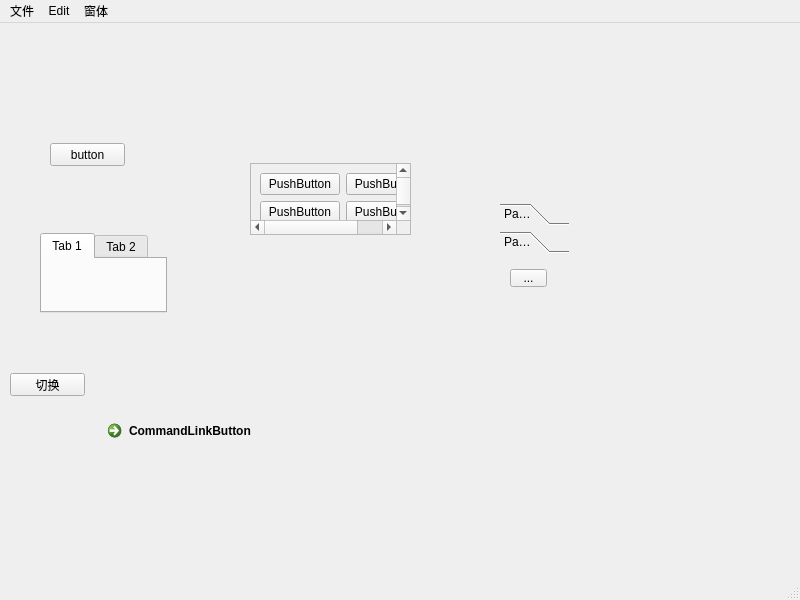
<?xml version="1.0" encoding="UTF-8"?>
<ui version="4.0">
 <class>MainWindow</class>
 <widget class="QMainWindow" name="MainWindow">
  <property name="geometry">
   <rect>
    <x>0</x>
    <y>0</y>
    <width>800</width>
    <height>600</height>
   </rect>
  </property>
  <property name="windowTitle">
   <string>MainWindow</string>
  </property>
  <widget class="QWidget" name="centralwidget">
   <widget class="QPushButton" name="MyButton">
    <property name="geometry">
     <rect>
      <x>50</x>
      <y>120</y>
      <width>75</width>
      <height>23</height>
     </rect>
    </property>
    <property name="text">
     <string>button</string>
    </property>
   </widget>
   <widget class="QScrollArea" name="scrollArea">
    <property name="geometry">
     <rect>
      <x>250</x>
      <y>140</y>
      <width>161</width>
      <height>72</height>
     </rect>
    </property>
    <property name="widgetResizable">
     <bool>true</bool>
    </property>
    <widget class="QWidget" name="scrollAreaWidgetContents">
     <property name="geometry">
      <rect>
       <x>0</x>
       <y>0</y>
       <width>174</width>
       <height>70</height>
      </rect>
     </property>
     <layout class="QGridLayout" name="gridLayout">
      <item row="1" column="1">
       <widget class="QPushButton" name="pushButton_4">
        <property name="text">
         <string>PushButton</string>
        </property>
       </widget>
      </item>
      <item row="0" column="0">
       <widget class="QPushButton" name="pushButton">
        <property name="text">
         <string>PushButton</string>
        </property>
       </widget>
      </item>
      <item row="1" column="0">
       <widget class="QPushButton" name="pushButton_3">
        <property name="text">
         <string>PushButton</string>
        </property>
       </widget>
      </item>
      <item row="0" column="1">
       <widget class="QPushButton" name="pushButton_2">
        <property name="text">
         <string>PushButton</string>
        </property>
       </widget>
      </item>
     </layout>
    </widget>
   </widget>
   <widget class="QToolBox" name="toolBox">
    <property name="geometry">
     <rect>
      <x>500</x>
      <y>180</y>
      <width>69</width>
      <height>121</height>
     </rect>
    </property>
    <property name="currentIndex">
     <number>1</number>
    </property>
    <widget class="QWidget" name="page">
     <property name="geometry">
      <rect>
       <x>0</x>
       <y>0</y>
       <width>69</width>
       <height>69</height>
      </rect>
     </property>
     <attribute name="label">
      <string>Page 1</string>
     </attribute>
     <widget class="QPushButton" name="pushButton_5">
      <property name="geometry">
       <rect>
        <x>0</x>
        <y>10</y>
        <width>75</width>
        <height>23</height>
       </rect>
      </property>
      <property name="text">
       <string>PushButton</string>
      </property>
     </widget>
    </widget>
    <widget class="QWidget" name="page_2">
     <property name="geometry">
      <rect>
       <x>0</x>
       <y>0</y>
       <width>69</width>
       <height>69</height>
      </rect>
     </property>
     <attribute name="label">
      <string>Page 2</string>
     </attribute>
     <widget class="QToolButton" name="toolButton">
      <property name="geometry">
       <rect>
        <x>10</x>
        <y>10</y>
        <width>37</width>
        <height>18</height>
       </rect>
      </property>
      <property name="text">
       <string>...</string>
      </property>
     </widget>
    </widget>
   </widget>
   <widget class="QTabWidget" name="tabWidget">
    <property name="geometry">
     <rect>
      <x>40</x>
      <y>210</y>
      <width>127</width>
      <height>80</height>
     </rect>
    </property>
    <widget class="QWidget" name="tab">
     <attribute name="title">
      <string>Tab 1</string>
     </attribute>
    </widget>
    <widget class="QWidget" name="tab_2">
     <attribute name="title">
      <string>Tab 2</string>
     </attribute>
    </widget>
   </widget>
   <widget class="QStackedWidget" name="stackedWidget">
    <property name="geometry">
     <rect>
      <x>80</x>
      <y>350</y>
      <width>201</width>
      <height>80</height>
     </rect>
    </property>
    <widget class="QWidget" name="page_3">
     <widget class="QCommandLinkButton" name="commandLinkButton">
      <property name="geometry">
       <rect>
        <x>20</x>
        <y>40</y>
        <width>185</width>
        <height>41</height>
       </rect>
      </property>
      <property name="text">
       <string>CommandLinkButton</string>
      </property>
     </widget>
    </widget>
    <widget class="QWidget" name="page_5">
     <widget class="QPushButton" name="pushButton_6">
      <property name="geometry">
       <rect>
        <x>20</x>
        <y>20</y>
        <width>75</width>
        <height>23</height>
       </rect>
      </property>
      <property name="text">
       <string>PushButton</string>
      </property>
     </widget>
    </widget>
    <widget class="QWidget" name="page_4">
     <widget class="QCheckBox" name="checkBox">
      <property name="geometry">
       <rect>
        <x>30</x>
        <y>40</y>
        <width>71</width>
        <height>16</height>
       </rect>
      </property>
      <property name="text">
       <string>CheckBox</string>
      </property>
     </widget>
    </widget>
   </widget>
   <widget class="QPushButton" name="change">
    <property name="geometry">
     <rect>
      <x>10</x>
      <y>350</y>
      <width>75</width>
      <height>23</height>
     </rect>
    </property>
    <property name="text">
     <string>切换</string>
    </property>
   </widget>
  </widget>
  <widget class="QMenuBar" name="menubar">
   <property name="geometry">
    <rect>
     <x>0</x>
     <y>0</y>
     <width>800</width>
     <height>23</height>
    </rect>
   </property>
   <widget class="QMenu" name="menu">
    <property name="title">
     <string>文件</string>
    </property>
    <addaction name="actionnew"/>
    <addaction name="separator"/>
    <addaction name="actionbaocun"/>
    <addaction name="separator"/>
   </widget>
   <widget class="QMenu" name="menuEdit">
    <property name="title">
     <string>Edit</string>
    </property>
   </widget>
   <widget class="QMenu" name="menu_2">
    <property name="title">
     <string>窗体</string>
    </property>
   </widget>
   <addaction name="menu"/>
   <addaction name="menuEdit"/>
   <addaction name="menu_2"/>
  </widget>
  <widget class="QStatusBar" name="statusbar"/>
  <action name="actionnew">
   <property name="text">
    <string>新建</string>
   </property>
  </action>
  <action name="actionbaocun">
   <property name="text">
    <string>保存</string>
   </property>
  </action>
 </widget>
 <resources/>
 <connections>
  <connection>
   <sender>MyButton</sender>
   <signal>clicked()</signal>
   <receiver>MainWindow</receiver>
   <slot>close()</slot>
   <hints>
    <hint type="sourcelabel">
     <x>87</x>
     <y>154</y>
    </hint>
    <hint type="destinationlabel">
     <x>399</x>
     <y>299</y>
    </hint>
   </hints>
  </connection>
 </connections>
</ui>
